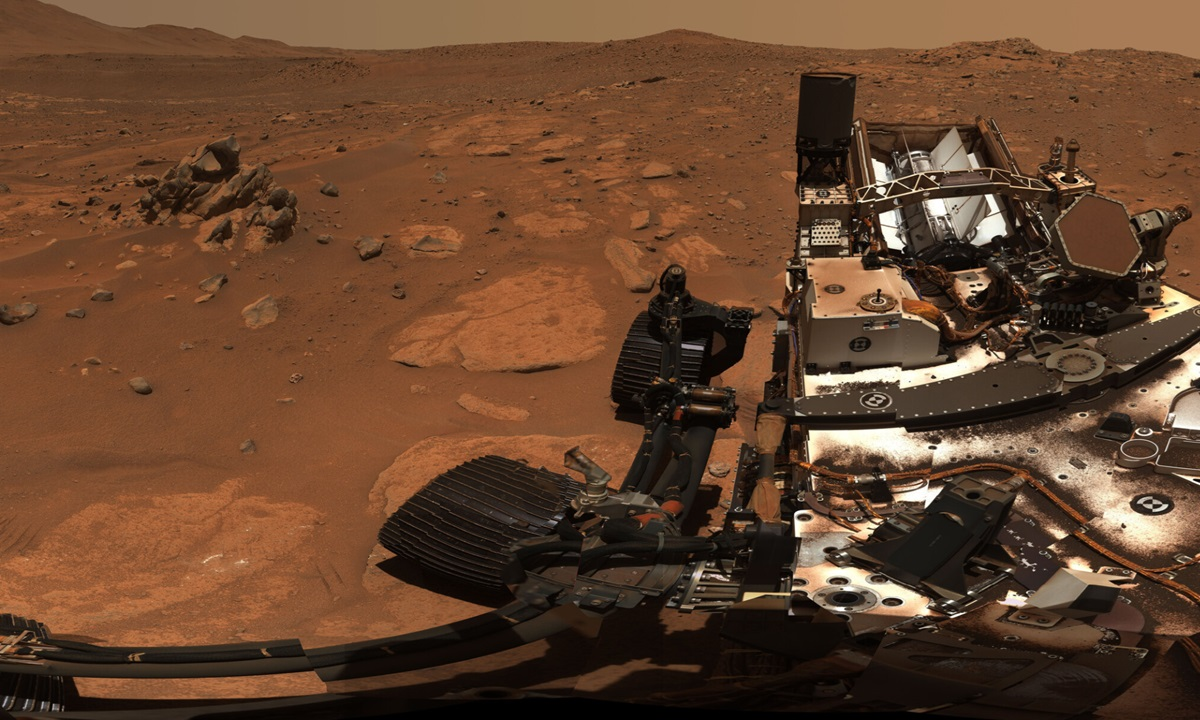
#> input picture imagenes/marte.jpg, 1200 x 720 px
$ python rotar_45.py
#> lines starting #> are read from the running program, lines starting #| are printed output that depends on the picture
from PIL import Image

imagen = Image.open("imagenes/marte.jpg")
#> imagen is the input picture: PIL image 1200x720 RGB; mean R, G, B 101.7, 68.6, 46

rotada = imagen.rotate(45)
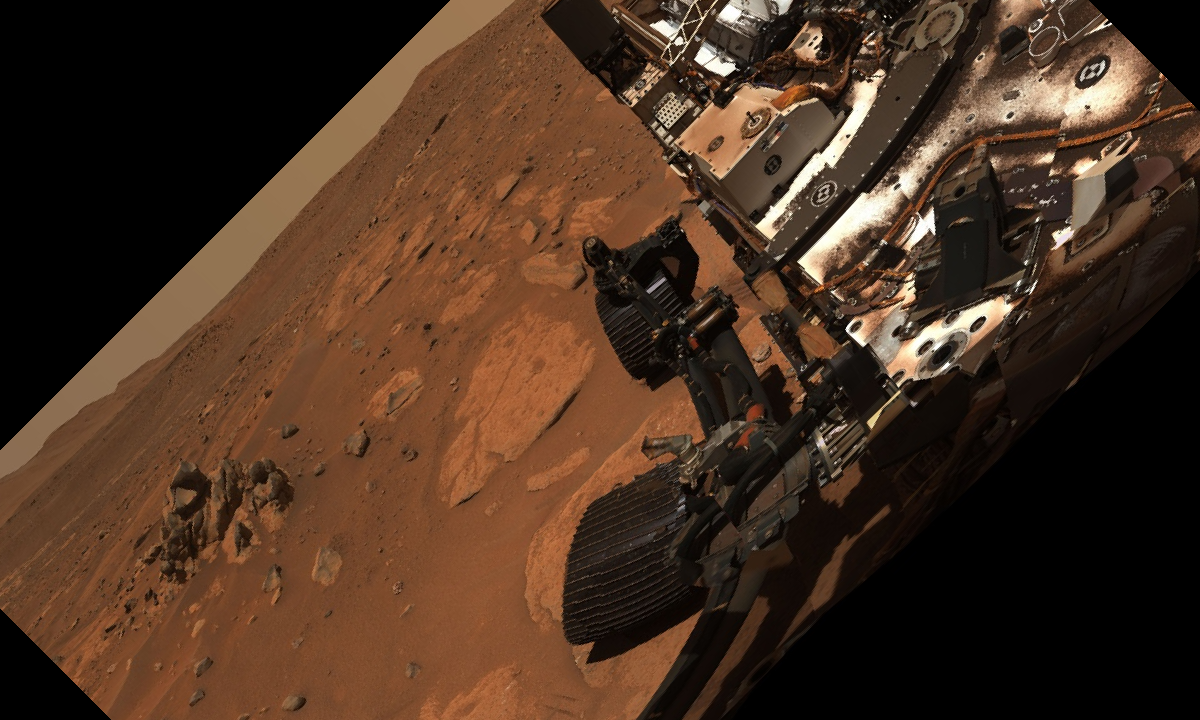
#> rotada: PIL image 1200x720 RGB; mean R, G, B 73.2, 49.6, 33.5

rotada.show()
